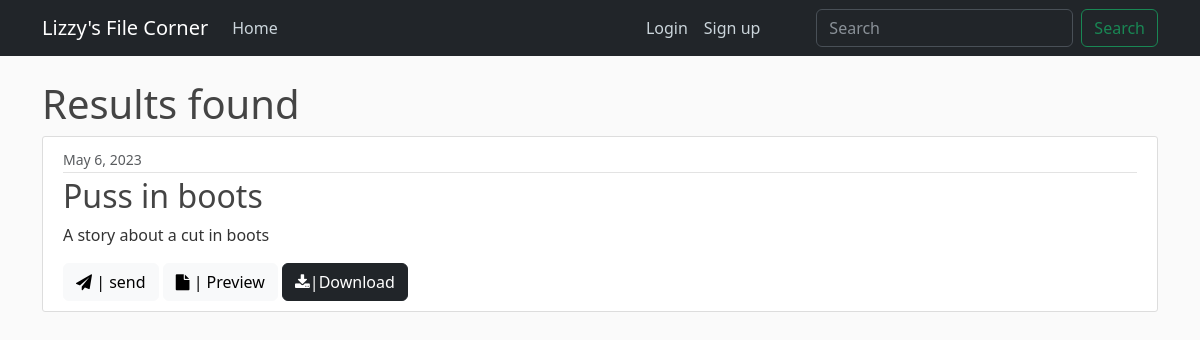
The app's page /search/, older data.
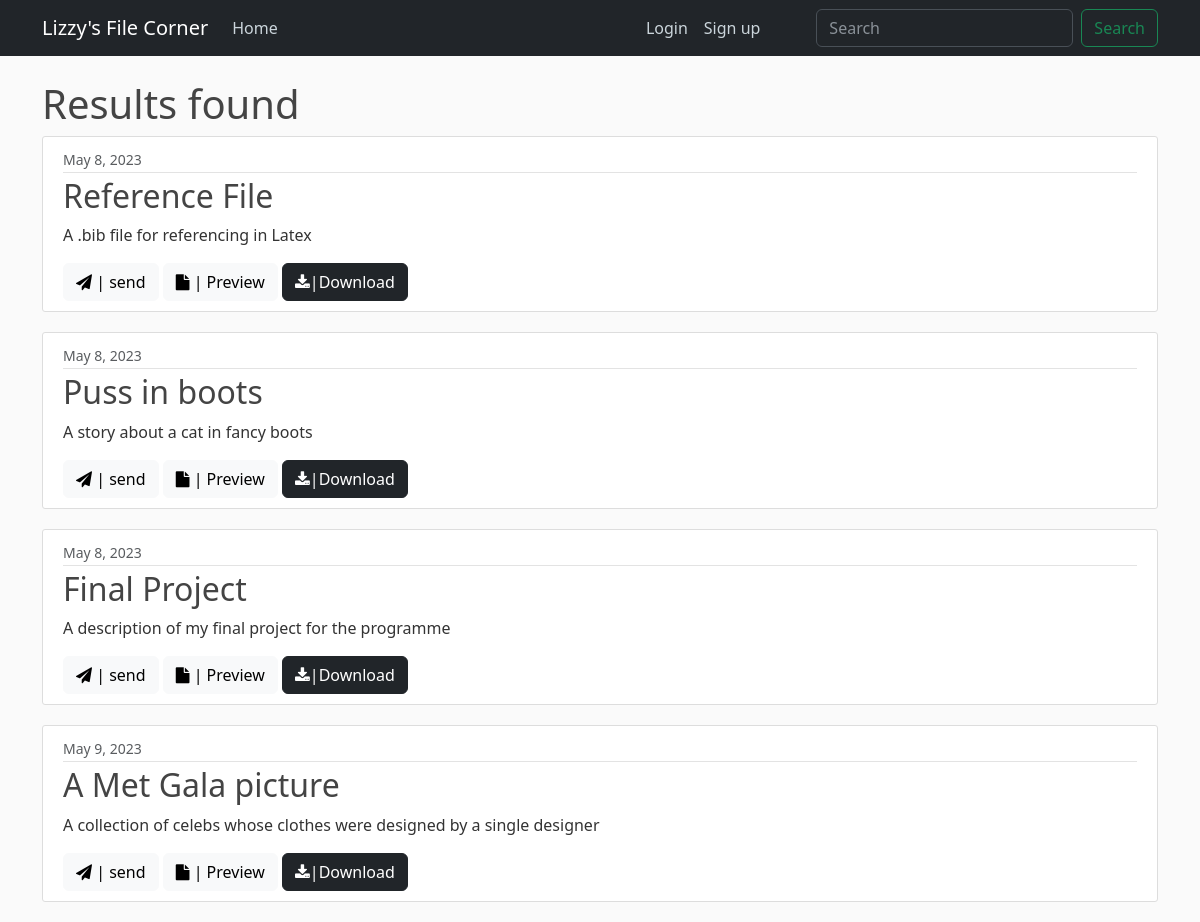
The same page, newer data.
### fileapp/models.py (models this page shows, shortened)
class File(models.Model):
    title = models.CharField(max_length=40)
    description = models.CharField(max_length=100)
    date_uploaded = models.DateField(default=datetime.datetime.now)
    file = models.FileField(upload_to='files',null=True,blank=True)
    number_of_emails = models.IntegerField(default=0)
    number_of_downloads = models.IntegerField(default=0)

### fileapp/views.py (the view)
# urls.py: path('search/',views.file_search,name='file_search'),
def file_search(request):
    if request.method == 'GET':
        query = request.GET.get('search')
        files = File.objects.filter(title__icontains= ""  if query is None else query) | File.objects.filter(description__icontains= ""  if query is None else query)
        return render(request,'fileapp/search.html',{'files':files})

### fileapp/templates/fileapp/search.html
{% extends "fileapp/base.html" %}
{% block content %}
    {% if files %}
        <h1> Results found</h1>
        {% for file in files %}
            <article class="media content-section">
                <div class="media-body">
                <div class="article-metadata">
                    <small class="text-muted">{{ file.date_uploaded }}</small>
                </div>
                <h2 class="article-title">{{ file.title }}</h2>
                <p class="article-content">{{ file.description }}</p>
                    <div class="float-right">
                        <button class="btn btn-light"><i class="fa fa-paper-plane"></i> | send</button>
                        <button class="btn btn-light"><i class="fa fa-file"></i> | Preview</button>
                        <a href="{% url 'download' file.id %}">
                        <button class="btn btn-dark">
                            <i class="fa fa-download"></i>|Download
                        </button>
                        </a>
                    </div>
                    </div>
                </div>
                </div>
            </article>
         {% endfor %}
     {% else %}
        <h1> Ooops! No results found</h1>
    {% endif %}
{% endblock %}

### fileapp/templates/fileapp/base.html (shortened to what this page needs)
{% load static %}
<!DOCTYPE html>
<html>
<head>
  <link href="https://cdn.jsdelivr.net/npm/bootstrap@5.3.0-alpha3/dist/css/bootstrap.min.css" rel="stylesheet">
  <link rel="stylesheet" href="https://cdnjs.cloudflare.com/ajax/libs/font-awesome/4.7.0/css/font-awesome.min.css">
  <link rel="stylesheet" href="{% static 'fileapp/main.css' %}">
</head>
<body>
  <header class="site-header">
    <nav class="navbar navbar-expand-md navbar-dark bg-dark fixed-top " data-bs-theme="dark">
      <div class="container">
        <a class="navbar-brand mr-4" href="/">Lizzy's File Corner</a>
        <div class="collapse navbar-collapse" id="navbarToggle">
          <div class="navbar-nav mr-auto">
            <a class="nav-item nav-link" href="/">Home</a>
          </div>
          <div class="navbar-nav ms-auto">
            {% if user.is_authenticated %}
              <a class="nav-item nav-link" href="{% url 'logout' %}">Logout</a>
            {% else %}
              <a class="nav-item nav-link" href="{% url 'login' %}">Login</a>
              <a class="nav-item nav-link" href="{% url 'signup' %}">Sign up</a>
            {% endif %}
          </div>
          <form class="d-flex ms-5" name="searchbar" method="GET" action="{% url 'file_search' %}">
            <input class="form-control me-2" type="text" placeholder="Search" aria-label="Search" name="search">
            <button class="btn btn-outline-success" type="submit">Search</button>
          </form>
        </div>
      </div>
    </nav>
  </header>
  <main role="main" class="container">
    <div>
      <div>
        {% block content %}{% endblock %}
  </main>
</body>
</html>

### fileapp/static/fileapp/main.css (style rules this page uses)
body { background: #fafafa; color: #333333; margin-top: 5rem; }
h1, h2, h3, h4, h5, h6 { color: #444444; }
.site-header .navbar-nav .nav-link { color: #cbd5db; }
.content-section { background: #ffffff; padding: 10px 20px; border: 1px solid #dddddd; border-radius: 3px; margin-bottom: 20px; }
.article-title { color: #444444; }
.article-content { white-space: pre-line; }
.article-metadata { padding-bottom: 1px; margin-bottom: 4px; border-bottom: 1px solid #e3e3e3 }

Row changes from the older to the newer data that the page shows:
removed File: date_uploaded "May 6, 2023", title "Puss in boots", description "A story about a cut in boots"
added File: date_uploaded "May 8, 2023", title "Reference File", description "A .bib file for referencing in Latex"
added File: date_uploaded "May 8, 2023", title "Puss in boots", description "A story about a cat in fancy boots"
added File: date_uploaded "May 8, 2023", title "Final Project", description "A description of my final project for the programme"
added File: date_uploaded "May 9, 2023", title "A Met Gala picture", description "A collection of celebs whose clothes were designed by a single designer"
